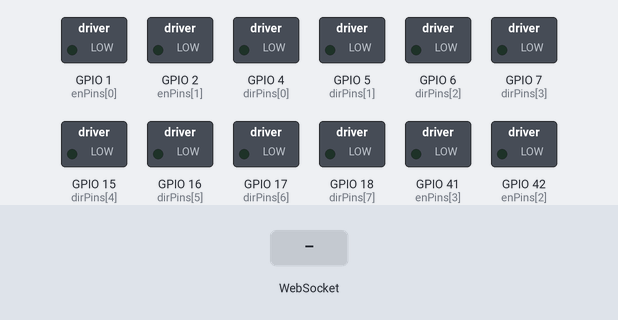
A program run on a simulated ESP32-S3. On the bench: switched loads named in the program (green lamp = pin HIGH). Inputs (shaded band) come from the test bench. WiFi joins after 1.5 s; servers stay silent unless stated; what the program prints to the serial monitor is not drawn.

Above: at 2.7 s.
2.8 s: WebSocket text "forward:180" received
At 3.7 s:
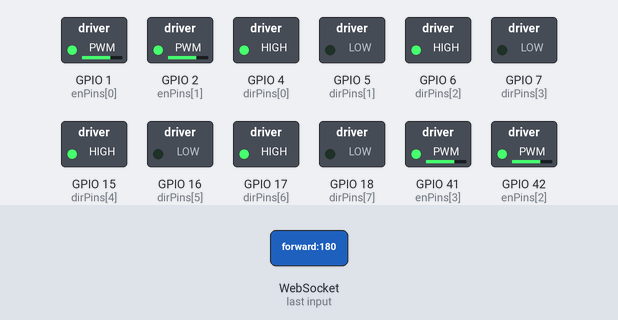
4.3 s: WebSocket text "forward:1" received
At 4.8 s:
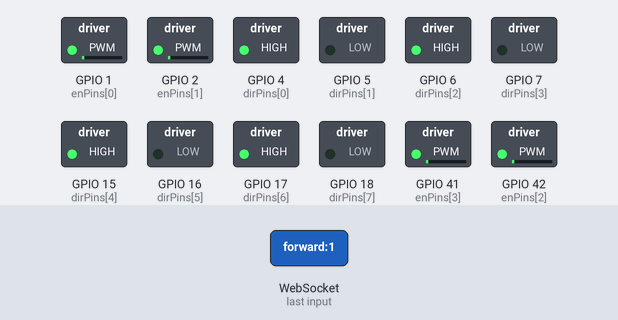
Timing chart, 0 to 7.3 s (numbered marks = the images above; inputs shaded):
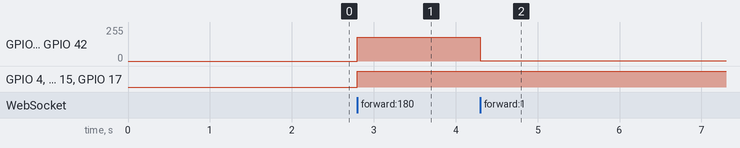

Measured:
- after the input at 2.8 s, GPIO 1 (enPins[0]), GPIO 2 (enPins[1]), GPIO 41 (enPins[3]), GPIO 42 (enPins[2]): 0/255 → 180/255 at once; GPIO 4 (dirPins[0]), GPIO 6 (dirPins[2]), GPIO 15 (dirPins[4]), GPIO 17 (dirPins[6]): LOW → HIGH at once
- after the input at 4.3 s, GPIO 1 (enPins[0]), GPIO 2 (enPins[1]), GPIO 41 (enPins[3]), GPIO 42 (enPins[2]): 180/255 → 1/255 at once

The program:

main.cpp
```cpp
#include <Arduino.h>
#include <WiFi.h>
#include <WebSocketsServer.h>

// ==========================================
// 1. 硬件引脚定义
// ==========================================
// 方向控制引脚：对应 L298N/TB6612 驱动板上的 IN1, IN2, IN3, IN4 (两组，共8个引脚)
// 控制电机的正转、反转、停止
const int dirPins[] = {4, 5, 6, 7, 15, 16, 17, 18};

// 速度控制引脚 (PWM)：对应驱动板上的 ENA, ENB
// 通过输出 0-255 的脉冲信号来控制电机转速
const int enPins[] = {1, 2, 42, 41};

// ==========================================
// 2. WiFi 联网配置
// ==========================================
const char* ssid = "YOUR_HOTSPOT_SSID";        // 手机热点名称
const char* password = "YOUR_HOTSPOT_PASSWORD";  // 热点密码

// 创建 WebSocket 服务器实例，监听 81 端口
WebSocketsServer webSocket = WebSocketsServer(81);

/**
 * 紧急停止函数
 * 将所有控制引脚拉低，PWM 输出清零，使电机完全静止
 */
void stopAll() {
  for (int i = 0; i < 8; i++) digitalWrite(dirPins[i], LOW);
  for (int i = 0; i < 4; i++) analogWrite(enPins[i], 0);
}

/**
 * 核心驱动逻辑：控制运动方向与速度
 * @param dir   方向字符串 (来自小程序指令)
 * @param speed 速度值 (0-255)
 */
void drive(String dir, int speed) {
  if (dir == "forward") {
    // 【前进】：左侧正转，右侧正转
    digitalWrite(4, HIGH); digitalWrite(5, LOW); digitalWrite(6, HIGH); digitalWrite(7, LOW);
    digitalWrite(15, HIGH); digitalWrite(16, LOW); digitalWrite(17, HIGH); digitalWrite(18, LOW);
  }
  else if (dir == "backward") {
    // 【后退】：左侧反转，右侧反转
    digitalWrite(4, LOW); digitalWrite(5, HIGH); digitalWrite(6, LOW); digitalWrite(7, HIGH);
    digitalWrite(15, LOW); digitalWrite(16, HIGH); digitalWrite(17, LOW); digitalWrite(18, HIGH);
  }
  else if (dir == "left") {
    // 【普通左转】：左侧停止，右侧正转 (划弧转弯)
    digitalWrite(4, LOW); digitalWrite(5, LOW); digitalWrite(6, LOW); digitalWrite(7, LOW);
    digitalWrite(15, HIGH); digitalWrite(16, LOW); digitalWrite(17, HIGH); digitalWrite(18, LOW);
  }
  else if (dir == "right") {
    // 【普通右转】：左侧正转，右侧停止 (划弧转弯)
    digitalWrite(4, HIGH); digitalWrite(5, LOW); digitalWrite(6, HIGH); digitalWrite(7, LOW);
    digitalWrite(15, LOW); digitalWrite(16, LOW); digitalWrite(17, LOW); digitalWrite(18, LOW);
  }
  else if (dir == "drift_l") {
    // 【左漂移】：左侧电机反转，右侧电机满速正转 (原地坦克转向，产生甩尾)
    digitalWrite(4, LOW); digitalWrite(5, HIGH); digitalWrite(6, LOW); digitalWrite(7, HIGH);
    digitalWrite(15, HIGH); digitalWrite(16, LOW); digitalWrite(17, HIGH); digitalWrite(18, LOW);
    speed = 255; // 漂移强制爆发满功耗
  }
  else if (dir == "drift_r") {
    // 【右漂移】：左侧电机满速正转，右侧电机反转 (原地坦克转向，产生甩尾)
    digitalWrite(4, HIGH); digitalWrite(5, LOW); digitalWrite(6, HIGH); digitalWrite(7, LOW);
    digitalWrite(15, LOW); digitalWrite(16, HIGH); digitalWrite(17, LOW); digitalWrite(18, HIGH);
    speed = 255; // 漂移强制爆发满功耗
  }
  else {
    // 指令未知或为 "stop" 时停止
    stopAll();
    return;
  }

  // 将计算好的速度应用到 4 个使能引脚 (PWM 输出)
  for (int i = 0; i < 4; i++) analogWrite(enPins[i], speed);
}

/**
 * WebSocket 事件监听
 * 负责接收小程序通过网络发来的文本指令
 */
void onWebSocketEvent(uint8_t num, WStype_t type, uint8_t * payload, size_t length) {
  if (type == WStype_TEXT) {
    // 将收到的原始数据转换为字符串 (格式如 "forward:180")
    String input = (char*)payload;
    // 查找冒号位置，用于分割方向和速度
    int colonIdx = input.indexOf(':');
    if (colonIdx != -1) {
      String cmd = input.substring(0, colonIdx);             // 提取指令: "forward"
      int speed = input.substring(colonIdx + 1).toInt();     // 提取速度: 180
      drive(cmd, speed); // 执行电机控制
    }
  } else if (type == WStype_DISCONNECTED) {
    // 如果 WebSocket 断开连接 (比如手机切后台或信号丢失)，立即停车，防止撞墙
    stopAll();
  }
}

// ==========================================
// 3. 系统初始化
// ==========================================
void setup() {
  // 初始化串口，用于电脑调试查看 IP
  Serial.begin(115200);

  // 设置所有控制引脚为输出模式
  for (int i = 0; i < 8; i++) pinMode(dirPins[i], OUTPUT);
  for (int i = 0; i < 4; i++) pinMode(enPins[i], OUTPUT);

  // 上电默认停止，防止乱跑
  stopAll();

  // 开始连接手机热点 (STA 模式)
  WiFi.begin(ssid, password);
  Serial.print("正在连接到热点: ");
  Serial.println(ssid);

  // 等待连接成功
  while (WiFi.status() != WL_CONNECTED) {
    delay(500);
    Serial.print(".");
  }

  // 打印成功信息，非常关键：需要把这个 IP 填写到小程序 index.js 中
  Serial.println("\nWiFi 已连接！");
  Serial.print("小车 IP 地址: ");
  Serial.println(WiFi.localIP());

  // 启动服务器
  webSocket.begin();
  webSocket.onEvent(onWebSocketEvent);
}

// ==========================================
// 4. 主循环
// ==========================================
void loop() {
  // 保持 WebSocket 服务运行，处理实时消息
  webSocket.loop();
}
```
